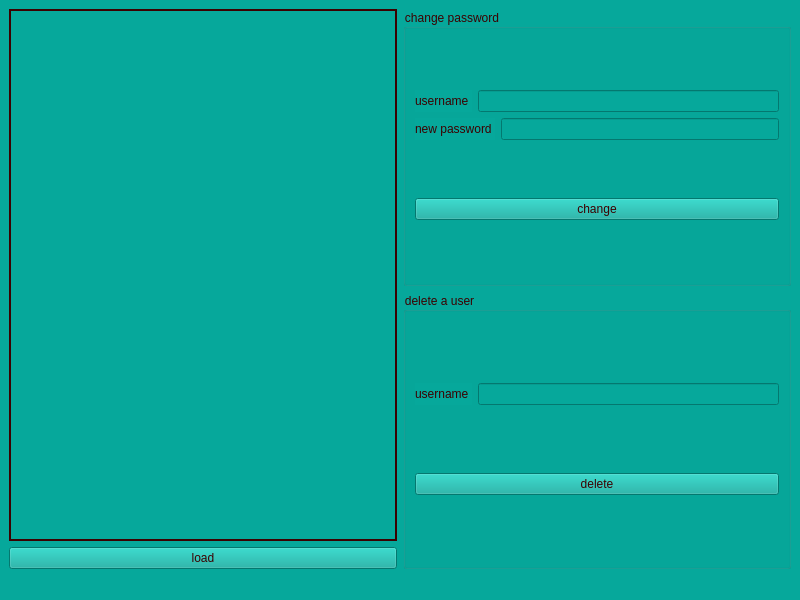
<?xml version="1.0" encoding="UTF-8"?>
<ui version="4.0">
 <class>editUser</class>
 <widget class="QMainWindow" name="editUser">
  <property name="geometry">
   <rect>
    <x>0</x>
    <y>0</y>
    <width>800</width>
    <height>600</height>
   </rect>
  </property>
  <property name="windowTitle">
   <string>MainWindow</string>
  </property>
  <property name="styleSheet">
   <string notr="true">background-color:#06a89b;
color: #3b0000;</string>
  </property>
  <widget class="QWidget" name="centralwidget">
   <layout class="QGridLayout" name="gridLayout">
    <item row="0" column="0">
     <layout class="QHBoxLayout" name="horizontalLayout_4">
      <item>
       <layout class="QVBoxLayout" name="verticalLayout_6">
        <item>
         <widget class="QTableView" name="tableView">
          <property name="styleSheet">
           <string notr="true"/>
          </property>
          <property name="frameShape">
           <enum>QFrame::WinPanel</enum>
          </property>
          <property name="frameShadow">
           <enum>QFrame::Plain</enum>
          </property>
         </widget>
        </item>
        <item>
         <widget class="QPushButton" name="pushButton_3">
          <property name="text">
           <string>load</string>
          </property>
         </widget>
        </item>
       </layout>
      </item>
      <item>
       <layout class="QVBoxLayout" name="verticalLayout_5">
        <item>
         <layout class="QVBoxLayout" name="verticalLayout_3">
          <item>
           <widget class="QGroupBox" name="groupBox">
            <property name="title">
             <string>change password</string>
            </property>
            <layout class="QVBoxLayout" name="verticalLayout_2">
             <item>
              <layout class="QVBoxLayout" name="verticalLayout">
               <item>
                <layout class="QHBoxLayout" name="horizontalLayout">
                 <item>
                  <widget class="QLabel" name="label">
                   <property name="text">
                    <string>username </string>
                   </property>
                  </widget>
                 </item>
                 <item>
                  <widget class="QLineEdit" name="lineEdit"/>
                 </item>
                </layout>
               </item>
               <item>
                <layout class="QHBoxLayout" name="horizontalLayout_2">
                 <item>
                  <widget class="QLabel" name="label_2">
                   <property name="text">
                    <string>new password </string>
                   </property>
                  </widget>
                 </item>
                 <item>
                  <widget class="QLineEdit" name="lineEdit_2"/>
                 </item>
                </layout>
               </item>
              </layout>
             </item>
             <item>
              <widget class="QPushButton" name="pushButton">
               <property name="text">
                <string>change</string>
               </property>
              </widget>
             </item>
            </layout>
           </widget>
          </item>
         </layout>
        </item>
        <item>
         <widget class="QGroupBox" name="groupBox_2">
          <property name="title">
           <string>delete a user</string>
          </property>
          <layout class="QVBoxLayout" name="verticalLayout_4">
           <item>
            <layout class="QHBoxLayout" name="horizontalLayout_3">
             <item>
              <widget class="QLabel" name="label_3">
               <property name="text">
                <string>username </string>
               </property>
              </widget>
             </item>
             <item>
              <widget class="QLineEdit" name="lineEdit_3"/>
             </item>
            </layout>
           </item>
           <item>
            <widget class="QPushButton" name="pushButton_2">
             <property name="text">
              <string>delete</string>
             </property>
            </widget>
           </item>
          </layout>
         </widget>
        </item>
       </layout>
      </item>
     </layout>
    </item>
   </layout>
  </widget>
  <widget class="QMenuBar" name="menubar">
   <property name="geometry">
    <rect>
     <x>0</x>
     <y>0</y>
     <width>800</width>
     <height>21</height>
    </rect>
   </property>
  </widget>
  <widget class="QStatusBar" name="statusbar"/>
 </widget>
 <resources/>
 <connections/>
</ui>
